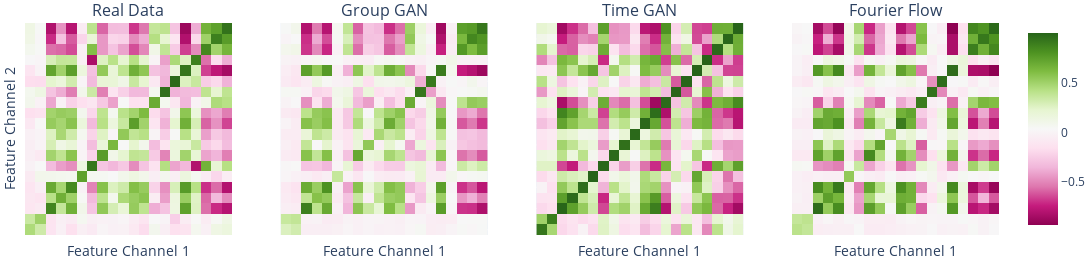

The notebook cell saved with this chart:
### Markdown cell above
### Plotting Correlation

### Code cell
fig = make_subplots(rows=1, cols=4, subplot_titles=('Real Data',
                                     'Group GAN', 'Time GAN', 'Fourier Flow'))

fig.add_trace(
    px.imshow(real_not_nan, 
                labels=dict(x="Channel 1", y="Channel 2", color="Correlation"),
                color_continuous_scale=px.colors.diverging.RdBu, 
                range_color=(-1, 1)).data[0], row=1, col=1
)
fig.add_trace(
    px.imshow(timegan_not_nan, 
                labels=dict(x="Channel 1", y="Channel 2", color="Correlation"),
                color_continuous_scale=px.colors.diverging.RdBu, 
                range_color=(-1, 1)).data[0], row=1, col=3
)

fig.add_trace(
    px.imshow(groupgan_not_nan, 
                labels=dict(x="Channel 1", y="Channel 2", color="Correlation"),
                color_continuous_scale=px.colors.diverging.RdBu, 
                range_color=(-1, 1)).data[0], row=1, col=2
)

fig.add_trace(
    px.imshow(ff_not_nan, 
                labels=dict(x="Channel 1", y="Channel 2", color="Correlation"),
                color_continuous_scale=px.colors.diverging.RdBu, 
                range_color=(-1, 1)).data[0], row=1, col=4
)

fig.update_xaxes(showticklabels=False) 
fig.update_yaxes(showticklabels=False) 
fig.update_xaxes(title_text="Feature Channel 1", row = 1, col = 1)
fig.update_yaxes(title_text="Feature Channel 2", row = 1, col = 1)
fig.update_xaxes(title_text="Feature Channel 1", row = 1, col = 2)
fig.update_xaxes(title_text="Feature Channel 1", row = 1, col = 3)
fig.update_xaxes(title_text="Feature Channel 1", row = 1, col = 4)

fig.update_layout(height=260, width=1100, margin = {'l':0,'r':0,'t':23,'b':0},)
fig.show()

### Figure 1 — Plotly figure (JSON) as saved in the notebook; plotly's stock layout.template omitted (floating-point values rounded to 4 significant figures; data arrays with more than 128 entries replaced by an {"elided": "..."} marker saying what was removed)
{"data": [{"coloraxis": "coloraxis", "hovertemplate": "Channel 1: %{x}<br>Channel 2: %{y}<br>Correlation: %{z}<extra></extra>", "name": "0", "type": "heatmap", "x": ["real_3_DN_HistogramMode_5", "real_3_DN_HistogramMode_10", "real_3_CO_f1ecac", "real_3_CO_FirstMin_ac", "real_3_CO_HistogramAMI_even_2_5", "real_3_CO_trev_1_num", "real_3_MD_hrv_classic_pnn40", "real_3_SB_BinaryStats_mean_longstretch1", "real_3_SB_TransitionMatrix_3ac_sumdiagcov", "real_3_PD_PeriodicityWang_th0_01", "real_3_CO_Embed2_Dist_tau_d_expfit_meandiff", "real_3_IN_AutoMutualInfoStats_40_gaussian_fmmi", "real_3_FC_LocalSimple_mean1_tauresrat", "real_3_DN_OutlierInclude_p_001_mdrmd", "real_3_DN_OutlierInclude_n_001_mdrmd", "real_3_SP_Summaries_welch_rect_area_5_1", "real_3_SB_BinaryStats_diff_longstretch0", "real_3_SB_MotifThree_quantile_hh", "real_3_SP_Summaries_welch_rect_centroid", "real_3_FC_LocalSimple_mean3_stderr"], "xaxis": "x", "y": ["real_2_DN_HistogramMode_5", "real_2_DN_HistogramMode_10", "real_2_CO_f1ecac", "real_2_CO_FirstMin_ac", "real_2_CO_HistogramAMI_even_2_5", "real_2_CO_trev_1_num", "real_2_MD_hrv_classic_pnn40", "real_2_SB_BinaryStats_mean_longstretch1", "real_2_SB_TransitionMatrix_3ac_sumdiagcov", "real_2_PD_PeriodicityWang_th0_01", "real_2_CO_Embed2_Dist_tau_d_expfit_meandiff", "real_2_IN_AutoMutualInfoStats_40_gaussian_fmmi", "real_2_FC_LocalSimple_mean1_tauresrat", "real_2_DN_OutlierInclude_p_001_mdrmd", "real_2_DN_OutlierInclude_n_001_mdrmd", "real_2_SP_Summaries_welch_rect_area_5_1", "real_2_SB_BinaryStats_diff_longstretch0", "real_2_SB_MotifThree_quantile_hh", "real_2_SP_Summaries_welch_rect_centroid", "real_2_FC_LocalSimple_mean3_stderr"], "yaxis": "y", "z": {"elided": "20x20 float values"}}, {"coloraxis": "coloraxis", "hovertemplate": "Channel 1: %{x}<br>Channel 2: %{y}<br>Correlation: %{z}<extra></extra>", "name": "0", "type": "heatmap", "x": ["timegan_3_DN_HistogramMode_5", "timegan_3_DN_HistogramMode_10", "timegan_3_CO_f1ecac", "timegan_3_CO_FirstMin_ac", "timegan_3_CO_HistogramAMI_even_2_5", "timegan_3_CO_trev_1_num", "timegan_3_MD_hrv_classic_pnn40", "timegan_3_SB_BinaryStats_mean_longstretch1", "timegan_3_SB_TransitionMatrix_3ac_sumdiagcov", "timegan_3_PD_PeriodicityWang_th0_01", "timegan_3_CO_Embed2_Dist_tau_d_expfit_meandiff", "timegan_3_IN_AutoMutualInfoStats_40_gaussian_fmmi", "timegan_3_FC_LocalSimple_mean1_tauresrat", "timegan_3_DN_OutlierInclude_p_001_mdrmd", "timegan_3_DN_OutlierInclude_n_001_mdrmd", "timegan_3_SP_Summaries_welch_rect_area_5_1", "timegan_3_SB_BinaryStats_diff_longstretch0", "timegan_3_SB_MotifThree_quantile_hh", "timegan_3_SP_Summaries_welch_rect_centroid", "timegan_3_FC_LocalSimple_mean3_stderr"], "xaxis": "x3", "y": ["timegan_2_DN_HistogramMode_5", "timegan_2_DN_HistogramMode_10", "timegan_2_CO_f1ecac", "timegan_2_CO_FirstMin_ac", "timegan_2_CO_HistogramAMI_even_2_5", "timegan_2_CO_trev_1_num", "timegan_2_MD_hrv_classic_pnn40", "timegan_2_SB_BinaryStats_mean_longstretch1", "timegan_2_SB_TransitionMatrix_3ac_sumdiagcov", "timegan_2_PD_PeriodicityWang_th0_01", "timegan_2_CO_Embed2_Dist_tau_d_expfit_meandiff", "timegan_2_IN_AutoMutualInfoStats_40_gaussian_fmmi", "timegan_2_FC_LocalSimple_mean1_tauresrat", "timegan_2_DN_OutlierInclude_p_001_mdrmd", "timegan_2_DN_OutlierInclude_n_001_mdrmd", "timegan_2_SP_Summaries_welch_rect_area_5_1", "timegan_2_SB_BinaryStats_diff_longstretch0", "timegan_2_SB_MotifThree_quantile_hh", "timegan_2_SP_Summaries_welch_rect_centroid", "timegan_2_FC_LocalSimple_mean3_stderr"], "yaxis": "y3", "z": {"elided": "20x20 float values"}}, {"coloraxis": "coloraxis", "hovertemplate": "Channel 1: %{x}<br>Channel 2: %{y}<br>Correlation: %{z}<extra></extra>", "name": "0", "type": "heatmap", "x": ["groupgan_3_DN_HistogramMode_5", "groupgan_3_DN_HistogramMode_10", "groupgan_3_CO_f1ecac", "groupgan_3_CO_FirstMin_ac", "groupgan_3_CO_HistogramAMI_even_2_5", "groupgan_3_CO_trev_1_num", "groupgan_3_MD_hrv_classic_pnn40", "groupgan_3_SB_BinaryStats_mean_longstretch1", "groupgan_3_SB_TransitionMatrix_3ac_sumdiagcov", "groupgan_3_PD_PeriodicityWang_th0_01", "groupgan_3_CO_Embed2_Dist_tau_d_expfit_meandiff", "groupgan_3_IN_AutoMutualInfoStats_40_gaussian_fmmi", "groupgan_3_FC_LocalSimple_mean1_tauresrat", "groupgan_3_DN_OutlierInclude_p_001_mdrmd", "groupgan_3_DN_OutlierInclude_n_001_mdrmd", "groupgan_3_SP_Summaries_welch_rect_area_5_1", "groupgan_3_SB_BinaryStats_diff_longstretch0", "groupgan_3_SB_MotifThree_quantile_hh", "groupgan_3_SP_Summaries_welch_rect_centroid", "groupgan_3_FC_LocalSimple_mean3_stderr"], "xaxis": "x2", "y": ["groupgan_2_DN_HistogramMode_5", "groupgan_2_DN_HistogramMode_10", "groupgan_2_CO_f1ecac", "groupgan_2_CO_FirstMin_ac", "groupgan_2_CO_HistogramAMI_even_2_5", "groupgan_2_CO_trev_1_num", "groupgan_2_MD_hrv_classic_pnn40", "groupgan_2_SB_BinaryStats_mean_longstretch1", "groupgan_2_SB_TransitionMatrix_3ac_sumdiagcov", "groupgan_2_PD_PeriodicityWang_th0_01", "groupgan_2_CO_Embed2_Dist_tau_d_expfit_meandiff", "groupgan_2_IN_AutoMutualInfoStats_40_gaussian_fmmi", "groupgan_2_FC_LocalSimple_mean1_tauresrat", "groupgan_2_DN_OutlierInclude_p_001_mdrmd", "groupgan_2_DN_OutlierInclude_n_001_mdrmd", "groupgan_2_SP_Summaries_welch_rect_area_5_1", "groupgan_2_SB_BinaryStats_diff_longstretch0", "groupgan_2_SB_MotifThree_quantile_hh", "groupgan_2_SP_Summaries_welch_rect_centroid", "groupgan_2_FC_LocalSimple_mean3_stderr"], "yaxis": "y2", "z": {"elided": "20x20 float values"}}, {"coloraxis": "coloraxis", "hovertemplate": "Channel 1: %{x}<br>Channel 2: %{y}<br>Correlation: %{z}<extra></extra>", "name": "0", "type": "heatmap", "x": ["ff_3_DN_HistogramMode_5", "ff_3_DN_HistogramMode_10", "ff_3_CO_f1ecac", "ff_3_CO_FirstMin_ac", "ff_3_CO_HistogramAMI_even_2_5", "ff_3_CO_trev_1_num", "ff_3_MD_hrv_classic_pnn40", "ff_3_SB_BinaryStats_mean_longstretch1", "ff_3_SB_TransitionMatrix_3ac_sumdiagcov", "ff_3_PD_PeriodicityWang_th0_01", "ff_3_CO_Embed2_Dist_tau_d_expfit_meandiff", "ff_3_IN_AutoMutualInfoStats_40_gaussian_fmmi", "ff_3_FC_LocalSimple_mean1_tauresrat", "ff_3_DN_OutlierInclude_p_001_mdrmd", "ff_3_DN_OutlierInclude_n_001_mdrmd", "ff_3_SP_Summaries_welch_rect_area_5_1", "ff_3_SB_BinaryStats_diff_longstretch0", "ff_3_SB_MotifThree_quantile_hh", "ff_3_SP_Summaries_welch_rect_centroid", "ff_3_FC_LocalSimple_mean3_stderr"], "xaxis": "x4", "y": ["ff_2_DN_HistogramMode_5", "ff_2_DN_HistogramMode_10", "ff_2_CO_f1ecac", "ff_2_CO_FirstMin_ac", "ff_2_CO_HistogramAMI_even_2_5", "ff_2_CO_trev_1_num", "ff_2_MD_hrv_classic_pnn40", "ff_2_SB_BinaryStats_mean_longstretch1", "ff_2_SB_TransitionMatrix_3ac_sumdiagcov", "ff_2_PD_PeriodicityWang_th0_01", "ff_2_CO_Embed2_Dist_tau_d_expfit_meandiff", "ff_2_IN_AutoMutualInfoStats_40_gaussian_fmmi", "ff_2_FC_LocalSimple_mean1_tauresrat", "ff_2_DN_OutlierInclude_p_001_mdrmd", "ff_2_DN_OutlierInclude_n_001_mdrmd", "ff_2_SP_Summaries_welch_rect_area_5_1", "ff_2_SB_BinaryStats_diff_longstretch0", "ff_2_SB_MotifThree_quantile_hh", "ff_2_SP_Summaries_welch_rect_centroid", "ff_2_FC_LocalSimple_mean3_stderr"], "yaxis": "y4", "z": {"elided": "20x20 float values"}}], "layout": {"annotations": [{"font": {"size": 16}, "showarrow": false, "text": "Real Data", "x": 0.1062, "xanchor": "center", "xref": "paper", "y": 1, "yanchor": "bottom", "yref": "paper"}, {"font": {"size": 16}, "showarrow": false, "text": "Group GAN", "x": 0.3688, "xanchor": "center", "xref": "paper", "y": 1, "yanchor": "bottom", "yref": "paper"}, {"font": {"size": 16}, "showarrow": false, "text": "Time GAN", "x": 0.6313, "xanchor": "center", "xref": "paper", "y": 1, "yanchor": "bottom", "yref": "paper"}, {"font": {"size": 16}, "showarrow": false, "text": "Fourier Flow", "x": 0.8938, "xanchor": "center", "xref": "paper", "y": 1, "yanchor": "bottom", "yref": "paper"}], "height": 260, "margin": {"b": 0, "l": 0, "r": 0, "t": 23}, "width": 1100, "xaxis": {"anchor": "y", "domain": [0, 0.2125], "showticklabels": false, "title": {"text": "Feature Channel 1"}}, "xaxis2": {"anchor": "y2", "domain": [0.2625, 0.475], "showticklabels": false, "title": {"text": "Feature Channel 1"}}, "xaxis3": {"anchor": "y3", "domain": [0.525, 0.7375], "showticklabels": false, "title": {"text": "Feature Channel 1"}}, "xaxis4": {"anchor": "y4", "domain": [0.7875, 1], "showticklabels": false, "title": {"text": "Feature Channel 1"}}, "yaxis": {"anchor": "x", "domain": [0, 1], "showticklabels": false, "title": {"text": "Feature Channel 2"}}, "yaxis2": {"anchor": "x2", "domain": [0, 1], "showticklabels": false}, "yaxis3": {"anchor": "x3", "domain": [0, 1], "showticklabels": false}, "yaxis4": {"anchor": "x4", "domain": [0, 1], "showticklabels": false}}}
